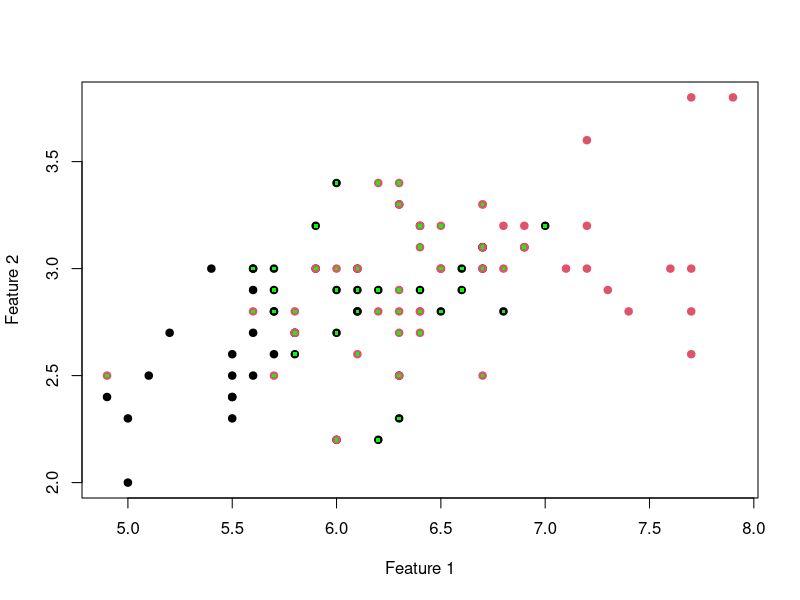

Recreate this plot in R. (Note: this script raises an error after producing the figure.)
# equation for the support plane using svm

# Load kernlab
library(tidyverse)
library(kernlab)

# Example: Use iris dataset (binary classification)
data(iris)
head(iris)
iris_data <- iris[iris$Species != "setosa", ]
iris_data %>% head
iris_data$Species <- factor(iris_data$Species)

# Train a linear SVM
model <- ksvm(
  Species ~ .,
  data = iris_data[,c(1,2,5)],
  kernel = "vanilladot",
  C = 1
)

# Extract weights (w)
w <- colSums(coef(model)[[1]] * model@xmatrix[[1]])
print(w)

# Extract bias (b)
b <- -model@b
print(b)

obj = model@obj
obj

# Display the equation
cat("Hyperplane equation: ", w[1], "* x1 +", w[2], "* x2 +", b, "= 0\n")

# is the model scaled?
cat("\nScaled? ", ifelse(is.null(model@scaling),"No","Yes"))

# model@xmatrix contains the scaled values of the supporting vectors
# we can convert them to dimension units by mu + sig*z
mu = model@scaling$x.scale$`scaled:center`[1:2]
sig = model@scaling$x.scale$`scaled:scale`[1:2]

# intercept has to be computed from transformed b
# b corresponds to scaled data.
# Extract scaling parameters
mu <- model@scaling$x.scale$"scaled:center"
sigma <- model@scaling$x.scale$"scaled:scale"
# Extract weights
w <- colSums(coef(model)[[1]] * model@xmatrix[[1]])
w
# Extract scaled bias (negative because of internal representation in ksvm)
# Adjust the bias for original scale
adjusted_b <- b - sum((w * mu / sigma) )
adjusted_b

# unscale the xmatrix points
z = model@xmatrix[[1]][,1:2] %>% as.data.frame()
z = z %>%
  mutate(Sepal.Length=Sepal.Length*sigma["Sepal.Length"]
         + mu["Sepal.Length"],
         Sepal.Width=Sepal.Width*sigma["Sepal.Width"]
         + mu["Sepal.Width"])

# Plot data points
# note changed intercept for the line, not right
plot(iris_data[, 1:2], col = as.numeric(iris_data$Species), pch = 19,
     xlab = "Feature 1", ylab = "Feature 2")
# Decision boundary intercept is wrong, needs to be adjusted with bigger b
abline(a = - adjusted_b / w[2], b = -w[1] / w[2], col = "blue")
# Support vectors
points(z, pch = 15, col = "green", cex = .5)

# use my function
df=iris_data[,c(1,2,5)]
gg_plotsvm(model, df,
                    Sepal.Length,
                    Sepal.Width,
                    color=Species) +
  gg_plotsvm_contour(grid=svmgrid(df, model), legend=T) +
  scale_fill_viridis_d("turbo")+
  gg_plotsvm_margin(svmmargin(model), x=5, y=4.5, scaled=T) +
  gg_plotsvm_lines(model, margin.lines=T)
